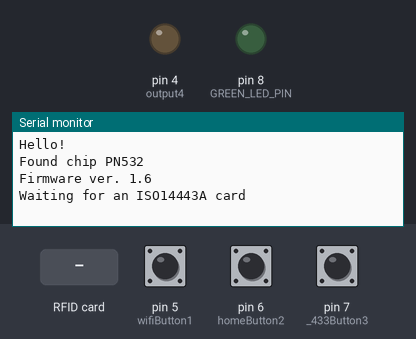
The sketch below on a simulated Arduino Uno, built with avr-gcc and run on an emulated ATmega328P. Parts: output pins drawn as LEDs (lit = HIGH), the last lines printed to the serial monitor. The test bench sets the inputs (shaded band); at power-on: pin 5 (wifiButton1) HIGH, pin 6 (homeButton2) HIGH, pin 7 (_433Button3) HIGH.

Above: at 1.2 s.
1.3 s: RFID card 13 21 20 14 72 15 held to the reader
At 2.5 s:
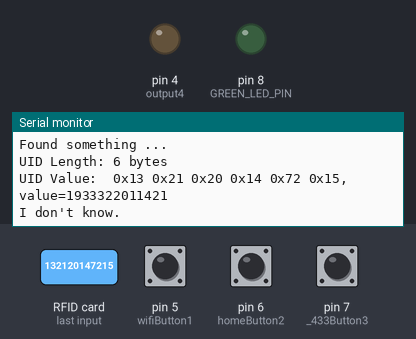
2.8 s: RFID card 15 35 83 91 31 held to the reader
At 3.8 s:
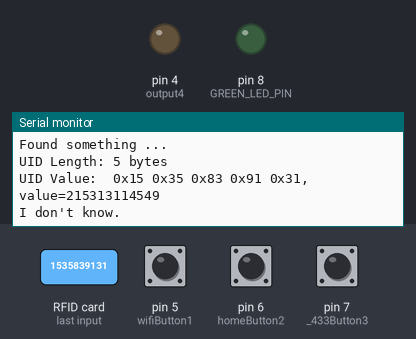
4.3 s: RFID card 5E 7A 19 C4 held to the reader
At 4.8 s:
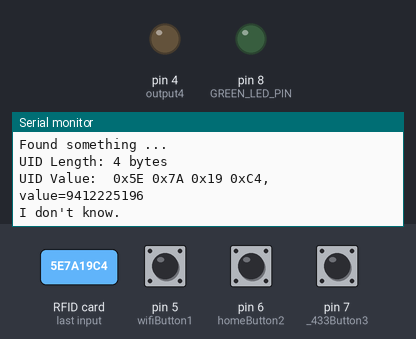

Measured:
- after the input at 1.3 s, the serial monitor: prints a new line at once (image 1)
- after the input at 2.8 s, the serial monitor: prints a new line at once (image 2)
- after the input at 4.3 s, the serial monitor: prints a new line at once (image 3)

The sketch:

door_lock.ino
```cpp
/* PN532 NFC RFID module V3 (PN532) [S192] : http://rdiot.tistory.com/173 [RDIoT Demo] */

#include <Wire.h>
#include <PN532_I2C.h>
#include <PN532.h>
#include <NfcAdapter.h>

PN532_I2C pn532i2c(Wire);
PN532 nfc(pn532i2c);

const int output4 = 4;											// the number4 of the "relay1" pin
const int wifiButton1 = 5;										// the number5 of the "wifiButton1" pin
const int homeButton2 = 6;                     					// the number6 of the "homeButton2" pin
const int _433Button3 = 7;                     					// the number7 of the "_433Button3" pin
const int GREEN_LED_PIN = 8;              						// the number8 of the "Green LED"  pin

// variables will change:
int buttonState1;                       						// variable for reading the wifiButton1 status
int buttonState2;                       						// variable for reading the homeButton2 status
int buttonState3;                       						// variable for reading the _433Button3 status

void setup()
{
	Serial.begin(115200);
	Serial.println("Hello!");

	pinMode(output4, OUTPUT);               					// initialize the relay pin as an output
	pinMode(GREEN_LED_PIN, OUTPUT);       						// declare LED as output:
	pinMode(wifiButton1, INPUT_PULLUP);         				// initialize the wifi button pin as an input
	pinMode(homeButton2, INPUT_PULLUP);         				// initialize the home push button pin as an input
	pinMode(_433Button3, INPUT_PULLUP);         				// initialize the 433 relay button pin as an input
	digitalWrite(GREEN_LED_PIN, HIGH);   						// turn GREEN LED ON

	nfc.begin();

	uint32_t versiondata = nfc.getFirmwareVersion();
	if (!versiondata)
	{
		Serial.print("Didn't find PN53x board");
		while (1); // halt
	}
	// Got OK data, print it out!

	Serial.print("Found chip PN5");
	Serial.println((versiondata >> 24) & 0xFF, HEX); Serial.print("Firmware ver. "); Serial.print((versiondata >> 16) & 0xFF, DEC); Serial.print('.');
	Serial.println((versiondata >> 8) & 0xFF, DEC);

	// Set the max number of retry attempts to read from a card
	// This prevents us from waiting forever for a card, which is
	// the default behavior of the PN532.
	nfc.setPassiveActivationRetries(0xFF);
	// configure board to read RFID tags
	nfc.SAMConfig();

	Serial.println("Waiting for an ISO14443A card");
}

void loop()
{

	digitalWrite(GREEN_LED_PIN, LOW);   						// turn GREEN LED OFF
	digitalWrite(output4, LOW);									// relay ON

	buttonState1 = digitalRead(wifiButton1);    				// read the state of the pushbutton value:
																// check if the pushbutton is pressed.
																// if it is, the buttonState is LOW:
	if (buttonState1 == LOW)
	{                                     			// pin 5 is pressed and connected to GND so it will be LOW
		Serial.println("buttonState1");
		digitalWrite(output4, HIGH);               	// relay OFF
		digitalWrite(GREEN_LED_PIN, HIGH);      	// turn GREEN LED ON
		delay(2000);                             	// wait 2 second
		digitalWrite(GREEN_LED_PIN, LOW);       	// turn GREEN LED OFF
		digitalWrite(output4, LOW);             	// relay ON
		Serial.println(buttonState1);
	}

	buttonState2 = digitalRead(homeButton2);    				// read the state of the pushbutton value:
																// check if the pushbutton is pressed.
																// if it is, the buttonState is LOW:
	if (buttonState2 == LOW)
	{                                     			// pin 6 is pressed and connected to GND so it will be LOW
		Serial.println("buttonState2");
		digitalWrite(output4, HIGH);               	// relay OFF
		digitalWrite(GREEN_LED_PIN, HIGH);      	// turn GREEN LED ON
		delay(2000);                             	// wait 2 second
		digitalWrite(GREEN_LED_PIN, LOW);       	// turn GREEN LED OFF
		digitalWrite(output4, LOW);             	// relay ON
		Serial.println(buttonState2);
	}
	buttonState3 = digitalRead(_433Button3);    				// read the state of the pushbutton value:
																// check if the pushbutton is pressed.
																// if it is, the buttonState is LOW:
	if (buttonState3 == LOW)
	{                                     			// pin 7 is pressed and connected to GND so it will be LOW
		Serial.println("buttonState3");
		digitalWrite(output4, HIGH);               	// relay OFF
		digitalWrite(GREEN_LED_PIN, HIGH);      	// turn GREEN LED ON
		delay(2000);                             	// wait 2 second
		digitalWrite(GREEN_LED_PIN, LOW);       	// turn GREEN LED OFF
		digitalWrite(output4, LOW);             	// relay ON
		Serial.println(buttonState3);
	}

	//********************* ADD MORE HERE **********************//

	boolean success;
	uint8_t uid[] = { 0, 0, 0, 0, 0, 0, 0 };  					// Buffer to store the returned UID
	uint8_t uidLength;                        					// Length of the UID (4 or 7 bytes depending on ISO14443A card type)

																// Wait for an ISO14443A type cards (Mifare, etc.).  When one is found
																// 'uid' will be populated with the UID, and uidLength will indicate
																// if the uid is 4 bytes (Mifare Classic) or 7 bytes (Mifare Ultralight)

	success = nfc.readPassiveTargetID(PN532_MIFARE_ISO14443A, &uid[0], &uidLength);

	if (success)
	{
		Serial.println("Found something ...");
		Serial.print("UID Length: "); Serial.print(uidLength, DEC); Serial.println(" bytes");
		Serial.print("UID Value: ");
		String hex_value = "";
		for (uint8_t i = 0; i < uidLength; i++)
		{
			Serial.print(" 0x"); Serial.print(uid[i], HEX);
			//Serial.print(" ");Serial.print(uid[i], HEX);
			hex_value += (String)uid[i];
		}

		Serial.println(", value=" + hex_value);

		if (hex_value == "132120147215")
		{
			Serial.println("This is Key Tag. - G-Chip");
			digitalWrite(output4, HIGH);               	// relay OFF
			digitalWrite(GREEN_LED_PIN, HIGH);      	// turn GREEN LED ON
			delay(2000);                             	// wait 2 second
			digitalWrite(GREEN_LED_PIN, LOW);       	// turn GREEN LED OFF
			digitalWrite(output4, LOW);             	// relay ON
		}
		else if (hex_value == "1535839131")
		{
			Serial.println("This is Key Tag. - Chip-1");
			digitalWrite(output4, HIGH);               	// relay OFF
			digitalWrite(GREEN_LED_PIN, HIGH);      	// turn GREEN LED ON
			delay(2000);                             	// wait 2 second
			digitalWrite(GREEN_LED_PIN, LOW);       	// turn GREEN LED OFF
			digitalWrite(output4, LOW);             	// relay ON
		}
		else if (hex_value == "12324281115")
		{
			Serial.println("This is Key Tag. - Chip-2");
			digitalWrite(output4, HIGH);               	// relay OFF
			digitalWrite(GREEN_LED_PIN, HIGH);      	// turn GREEN LED ON
			delay(2000);                             	// wait 2 second
			digitalWrite(GREEN_LED_PIN, LOW);       	// turn GREEN LED OFF
			digitalWrite(output4, LOW);             	// relay ON
		}
		else if (hex_value == "2112178928")
		{
			Serial.println("This is Card");
			digitalWrite(output4, HIGH);               	// relay OFF
			digitalWrite(GREEN_LED_PIN, HIGH);      	// turn GREEN LED ON
			delay(2000);                             	// wait 2 second
			digitalWrite(GREEN_LED_PIN, LOW);       	// turn GREEN LED OFF
			digitalWrite(output4, LOW);             	// relay ON
		}
		else if (hex_value == "49219324211576129")
		{
			Serial.println("This is paper chip");
			digitalWrite(output4, HIGH);               	// relay OFF
			digitalWrite(GREEN_LED_PIN, HIGH);      	// turn GREEN LED ON
			delay(2000);                             	// wait 2 second
			digitalWrite(GREEN_LED_PIN, LOW);       	// turn GREEN LED OFF
			digitalWrite(output4, LOW);             	// relay ON
		}

		//********************* ADD MORE HERE **************//

		else
			Serial.println("I don't know.");
		Serial.println("");
		// Wait 1 second before continuing
		delay(500);
	}
	else
	{
		Serial.println("Waiting for a card...");			// PN532 probably timed out waiting for a card
	}
}
```
